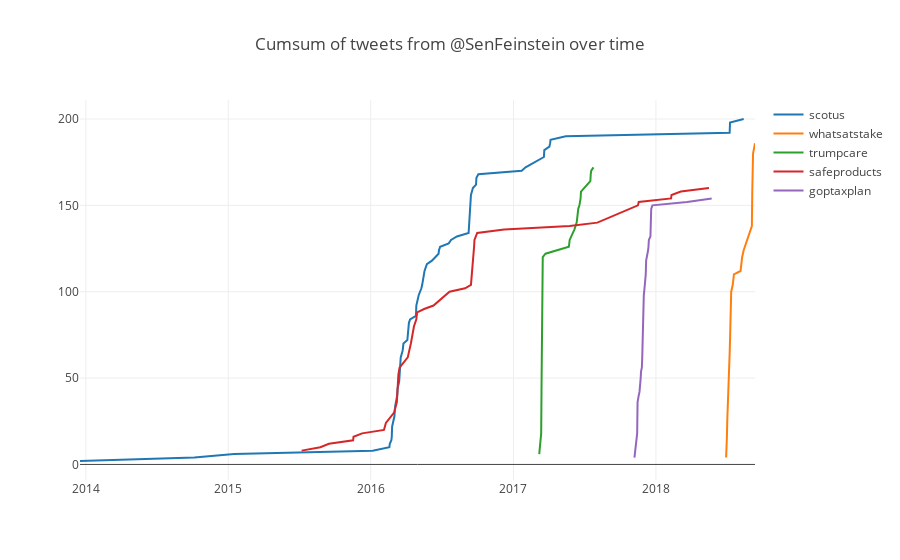
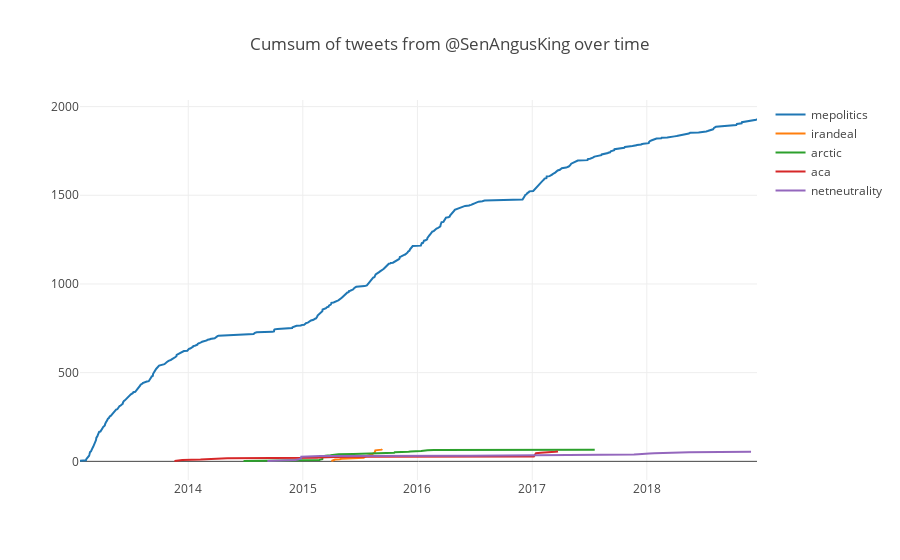
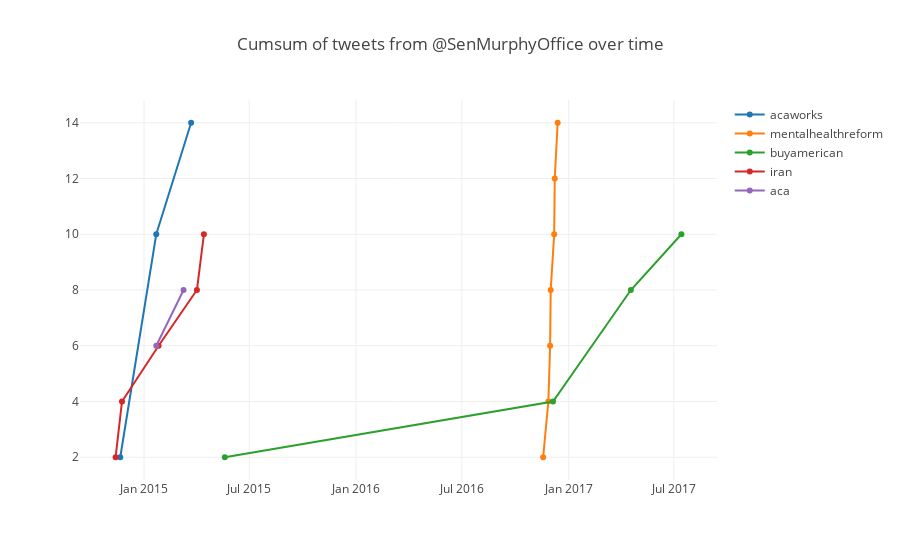
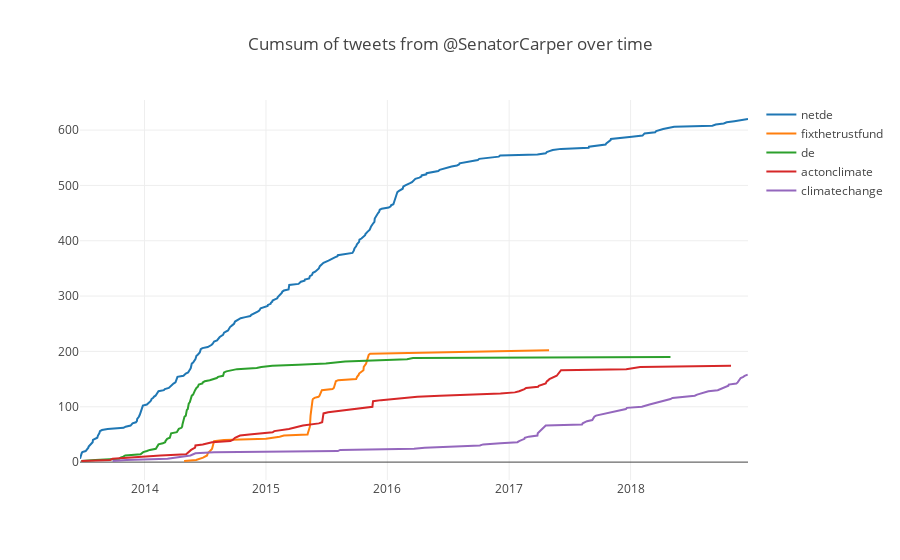

Notebook code for these charts, in order:
### Code cell
# Plot distribution of top 5 hashtags for each senator

for sen in sen_2019:
    topk = 5
    tw_by_sen = tweets_by_sen2019.loc[tweets_by_sen2019[2] == sen]
    top_k_tags = tw_by_sen.groupby(0).count().nlargest(topk, 1).index.values

    data = [get_timeseries_from_dates(tw_by_sen[tw_by_sen[0] == top_k_tags[k]].values[:, 4], top_k_tags[k])
                for k in range(topk)] #, dt2, dt3, dt4]

    layout = dict(
        title = f"Cumsum of tweets from @{sen} over time"
    )

    fig = dict(data=data, layout=layout)

    py.iplot(fig, filename = f"Cumsum of tweets from @{sen} over time")
